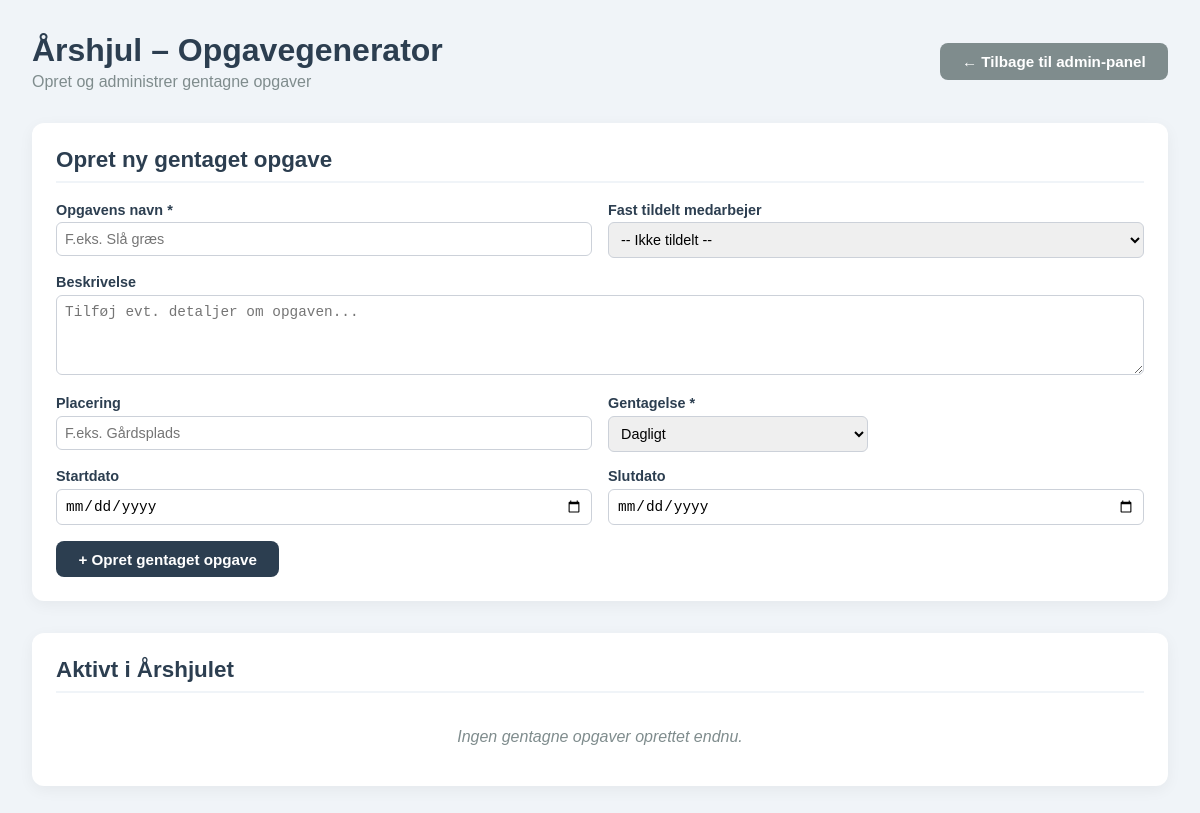
The app's page /annual_wheel, older data.
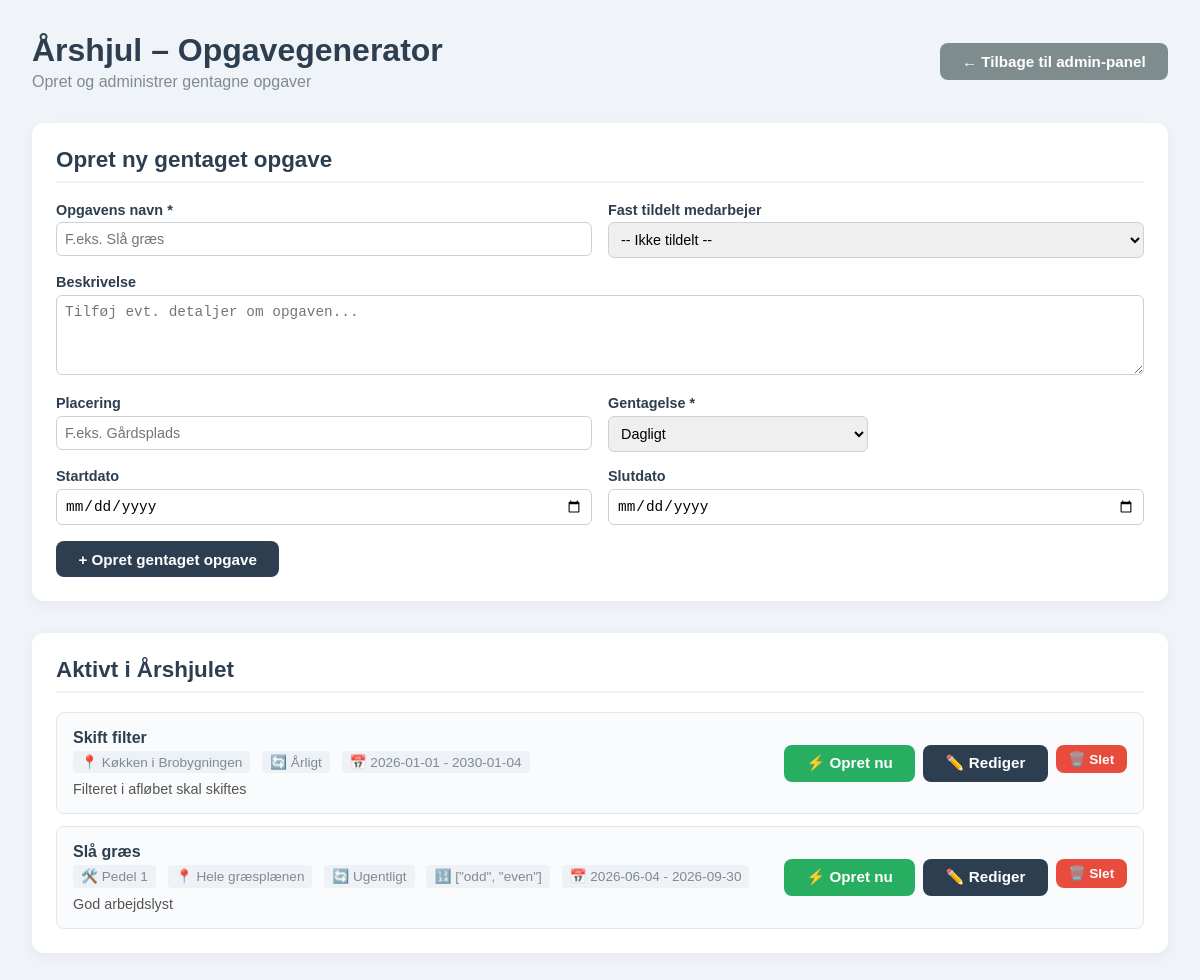
The same page, newer data.
### tables this page shows
CREATE TABLE recurring_tasks (
                id INTEGER PRIMARY KEY AUTOINCREMENT,
                title TEXT NOT NULL,
                description TEXT,
                location TEXT,
                assigned_janitor TEXT,
                frequency TEXT,
                period_start TEXT,
                period_end TEXT,
                weekdays TEXT,
                weeks TEXT,
                months TEXT,
                last_generated TEXT,
                created_at TIMESTAMP DEFAULT CURRENT_TIMESTAMP
            );

### app.py (the view)
@app.route("/annual_wheel")
def annual_wheel():
    with get_db() as conn:
        recurring_tasks = [dict(row) for row in conn.execute("SELECT * FROM recurring_tasks ORDER BY created_at DESC").fetchall()]
        janitors = [dict(row) for row in conn.execute("SELECT DISTINCT name FROM janitors ORDER BY name ASC").fetchall()]
    return render_template("annual_wheel.html", recurring_tasks=recurring_tasks, janitors=janitors)

### app.py (called while the page is built)
def get_db():
    conn = sqlite3.connect(DATABASE)
    conn.row_factory = sqlite3.Row
    return conn

### templates/annual_wheel.html (shortened to what the changed rows need)
<!DOCTYPE html>
<html lang="da">
<head>
</head>
<body>
    <div class="header-container">
        <div>
            <h1>Årshjul – Opgavegenerator</h1>
        </div>
    </div>
    <div class="card">
        <h2>Opret ny gentaget opgave</h2>
    </div>
    <div class="card">
        <h2>Aktivt i Årshjulet</h2>
        {% if recurring_tasks %}
            <div class="grid">
                {% for task in recurring_tasks %}
                    <div class="task-item">
                        <div class="task-info">
                            <div class="task-title">{{ task['title'] }}</div>
                            <div class="task-meta">
                                {% if task['assigned_janitor'] %}
                                    <span class="meta-tag">🛠️ {{ task['assigned_janitor'] }}</span>
                                {% endif %}
                                {% if task['location'] %}
                                    <span class="meta-tag">📍 {{ task['location'] }}</span>
                                {% endif %}
                                {% if task['frequency'] %}
                                    <span class="meta-tag">🔄
                                        {% if task['frequency'] == 'daily' %}Dagligt
                                        {% elif task['frequency'] == 'weekly' %}Ugentligt
                                        {% elif task['frequency'] == 'monthly' %}Månedligt
                                        {% elif task['frequency'] == 'yearly' %}Årligt
                                        {% endif %}
                                    </span>
                                    {% if task['frequency'] == 'weekly' and task['weeks'] %}
                                        <span class="meta-tag">🔢 {{ task['weeks'] }}</span>
                                    {% endif %}
                                {% endif %}
                                {% if task['period_start'] %}
                                    <span class="meta-tag">📅 {{ task['period_start'] }} - {% if task['period_end'] %}{{ task['period_end'] }}{% else %}løbende{% endif %}</span>
                                {% endif %}
                            </div>
                            {% if task['description'] %}
                                <div style="font-size: 0.9rem; color: #555; margin-top: 0.5rem;">{{ task['description'] }}</div>
                            {% endif %}
                        </div>
                        <div class="task-actions">
                            <form method="POST" action="/annual_wheel/generate_now/{{ task['id'] }}" style="margin:0;">
                                <button type="submit" class="btn btn-success" title="Generer opgave nu">⚡ Opret nu</button>
                            </form>
                            <button class="btn btn-primary" onclick="openEditModal({{ task['id'] }}, {{ task['title']|tojson }}, {{ task['description']|tojson }}, {{ task['location']|tojson }}, {{ task['assigned_janitor']|tojson }}, {{ task['frequency']|tojson }}, {{ task['period_start']|tojson }}, {{ task['period_end']|tojson }}, {{ task['weekdays']|tojson }}, {{ task['weeks']|tojson }}, {{ task['months']|tojson }})">✏️ Rediger</button>
                            <form method="POST" action="/annual_wheel/delete/{{ task['id'] }}" style="margin:0;" onsubmit="return confirm('Er du sikker på du vil slette denne?');">
                                <button type="submit" class="btn btn-danger">🗑️ Slet</button>
                            </form>
                        </div>
                    </div>
                {% endfor %}
            </div>
        {% else %}
            <div class="no-tasks">Ingen gentagne opgaver oprettet endnu.</div>
        {% endif %}
    </div>
</body>
</html>

Row changes from the older to the newer data that the page shows:
added recurring_tasks: title "Skift filter", location "Køkken i Brobygningen", frequency "Årligt", period_start "2026-01-01", period_end "2030-01-04", description "Filteret i afløbet skal skiftes"
added recurring_tasks: title "Slå græs", assigned_janitor "Pedel 1", location "Hele græsplænen", frequency "Ugentligt", weeks "[\"odd\", \"even\"]", period_start "2026-06-04", period_end "2026-09-30", description "God arbejdslyst"
Text that changed along with them:
text no longer shown: "Ingen gentagne opgaver oprettet endnu."
